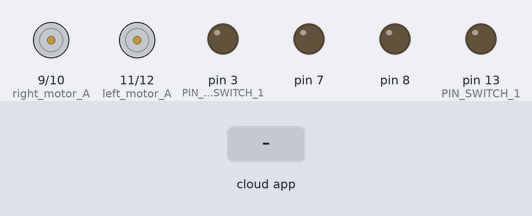
Simulated run of this sketch. Board: Arduino Uno, built with avr-gcc and run on an emulated ATmega328P. Shown: motor-driver pin pairs drawn as motors (green arrow = first pin HIGH = forward, orange = second pin HIGH = backward, longer = more drive), output pins drawn as LEDs (lit = HIGH). Inputs (shaded band) come from the test bench. The RemoteXY app is connected.

Above: at 1.2 s.
1.3 s: the phone or cloud app sets switch_1 to 1
At 2.1 s:
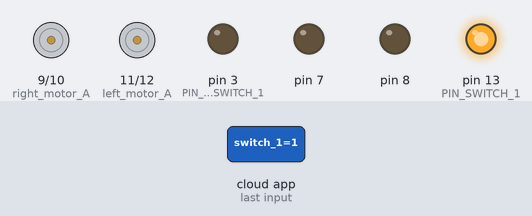
2.8 s: the phone or cloud app sets pushSwitch_1 to 1
At 3.2 s:
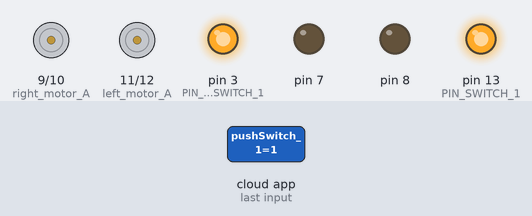
4.3 s: the phone or cloud app sets joystick_x to -100
At 5.5 s:
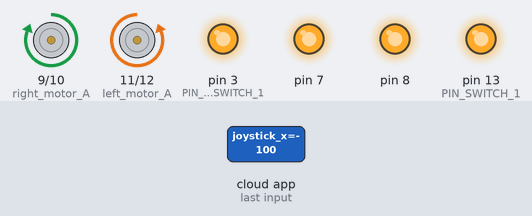
5.8 s: the phone or cloud app sets joystick_y to -100
At 6.7 s:
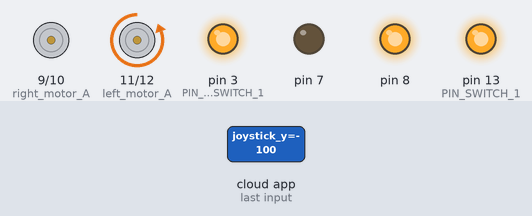
7.3 s: the phone or cloud app sets switch_1 to 0
At 7.9 s:
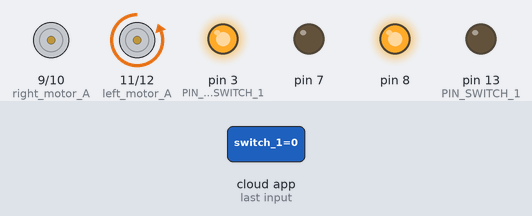
8.8 s: the phone or cloud app sets pushSwitch_1 to 0
At 10.2 s:
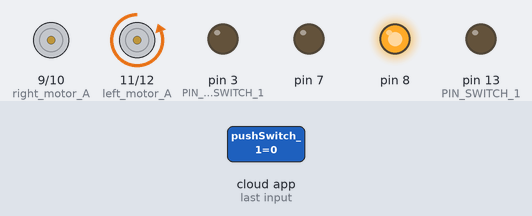
Timing chart, 0 to 11.3 s (numbered marks = the images above; inputs shaded):
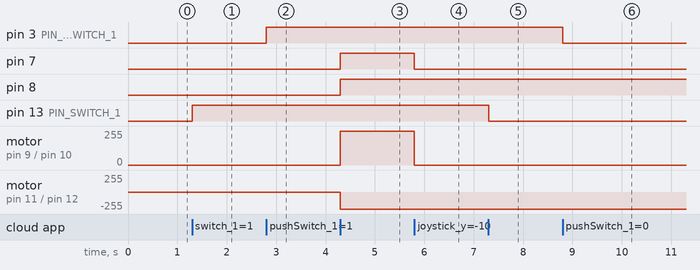

The sketch:

g4mobile_robot.ino
```cpp
// (licence header left out)
//////////////////////////////////////////////
//        RemoteXY include library          //
//////////////////////////////////////////////

// RemoteXY select connection mode and include library
#define REMOTEXY_MODE__SOFTSERIAL
#include <SoftwareSerial.h>

#include <RemoteXY.h>

// RemoteXY connection settings
#define REMOTEXY_SERIAL_RX 2
#define REMOTEXY_SERIAL_TX 3
#define REMOTEXY_SERIAL_SPEED 9600
#define REMOTEXY_ACCESS_PASSWORD "G40100"


// RemoteXY configurate
#pragma pack(push, 1)
uint8_t RemoteXY_CONF[] =   // 52 bytes
  { 255,4,0,0,0,45,0,16,8,0,2,0,2,1,22,11,6,27,31,31,
  79,78,0,79,70,70,0,10,49,4,45,15,15,6,26,31,90,0,31,79,
  70,70,0,5,1,61,30,30,30,6,26,31 };

// this structure defines all the variables and events of your control interface
struct {

    // input variables
  uint8_t switch_1; // =1 if switch ON and =0 if OFF
  uint8_t pushSwitch_1; // =1 if state is ON, else =0
  int8_t joystick_x; // from -100 to 100
  int8_t joystick_y; // from -100 to 100

    // other variable
  uint8_t connect_flag;  // =1 if wire connected, else =0

} RemoteXY;
#pragma pack(pop)

/////////////////////////////////////////////
//           END RemoteXY include          //
/////////////////////////////////////////////

#define PIN_SWITCH_1 13
#define PIN_PUSHSWITCH_1 3


//define right motor control pins
#define right_motor_A 9
#define right_motor_B 10
#define right_motor_speed 7 //enable pin

//define left motor control pins
#define left_motor_A 11
#define left_motor_B 12
#define left_motor_speed 8 //enable pin

//define two arrays with a list of pins for each motor
uint8_t RightMotor[3] = {right_motor_A, right_motor_B, right_motor_speed};
uint8_t LeftMotor[3] = {left_motor_A, left_motor_B, left_motor_speed};

//speed control of motors
void Wheel (uint8_t * motor, int v) // v = motor speed, motor = pointer to an array of pins
{
    if (v > 100) v=100;
    if (v < -100) v=-100;
    if (v > 0){

        digitalWrite (motor [0], HIGH);
        digitalWrite (motor [1], LOW);
        analogWrite (motor [2], v * 2.55);
    }
    else if ( v<0 ){

        digitalWrite (motor [0], LOW);
        digitalWrite (motor [1], HIGH);
        analogWrite (motor [2], (-v) * 2.55);
    }
    else{
        digitalWrite (motor [0], LOW);
        digitalWrite (motor [1], LOW);
        analogWrite (motor [2], 0);
    }
}


void setup()
{
  RemoteXY_Init ();

  pinMode (PIN_SWITCH_1, OUTPUT);
  pinMode (PIN_PUSHSWITCH_1, OUTPUT);

  // TODO you setup code
  //initialization pins
    pinMode (right_motor_A, OUTPUT);
    pinMode (right_motor_B, OUTPUT);
    pinMode (left_motor_A, OUTPUT);
    pinMode (left_motor_B, OUTPUT);
}

void loop()
{
  RemoteXY_Handler ();

  digitalWrite(PIN_SWITCH_1, (RemoteXY.switch_1==0)?LOW:HIGH);
  digitalWrite(PIN_PUSHSWITCH_1, (RemoteXY.pushSwitch_1==0)?LOW:HIGH);

 //manage the right motor
    Wheel (RightMotor, RemoteXY.joystick_y - RemoteXY.joystick_x);
    Wheel (LeftMotor, RemoteXY.joystick_y + RemoteXY.joystick_x);


}
```

Measured:
- after the input at 1.3 s, pin 13 (PIN_SWITCH_1): LOW → HIGH at once
- after the input at 2.8 s, pin 3 (PIN_PUSHSWITCH_1): LOW → HIGH at once
- after the input at 4.3 s, pin 7, pin 8: LOW → HIGH at once; motor on pin 9 (right_motor_A) / pin 10 (right_motor_B): stopped → forward 255/255 at once; motor on pin 11 (left_motor_A) / pin 12 (left_motor_B): stopped → backward 255/255 at once
- after the input at 5.8 s, pin 7: HIGH → LOW at once; motor on pin 9 (right_motor_A) / pin 10 (right_motor_B): forward 255/255 → stopped at once
- after the input at 7.3 s, pin 13 (PIN_SWITCH_1): HIGH → LOW at once
- after the input at 8.8 s, pin 3 (PIN_PUSHSWITCH_1): HIGH → LOW at once
